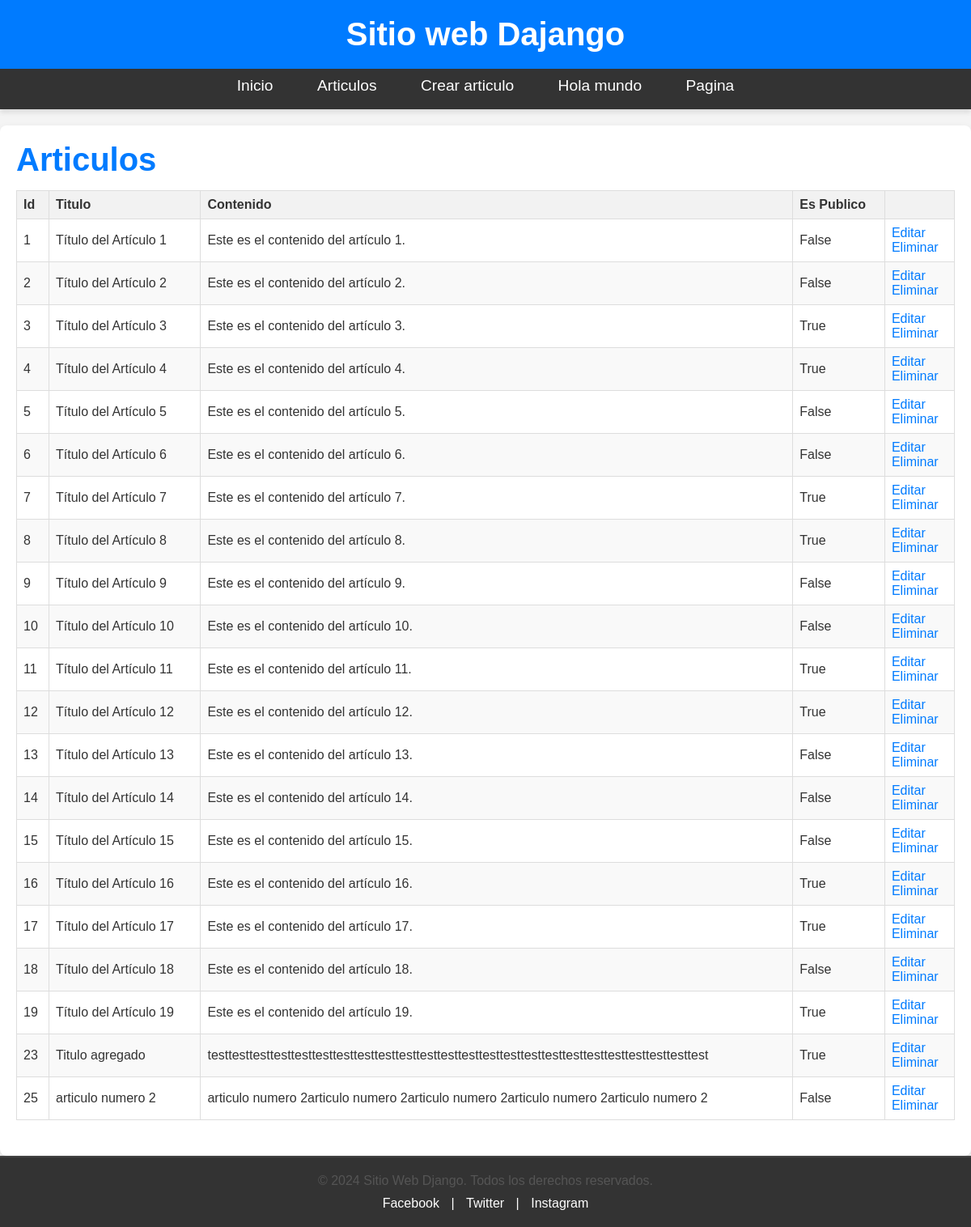
Page /list-articulo/ on the earlier database version.
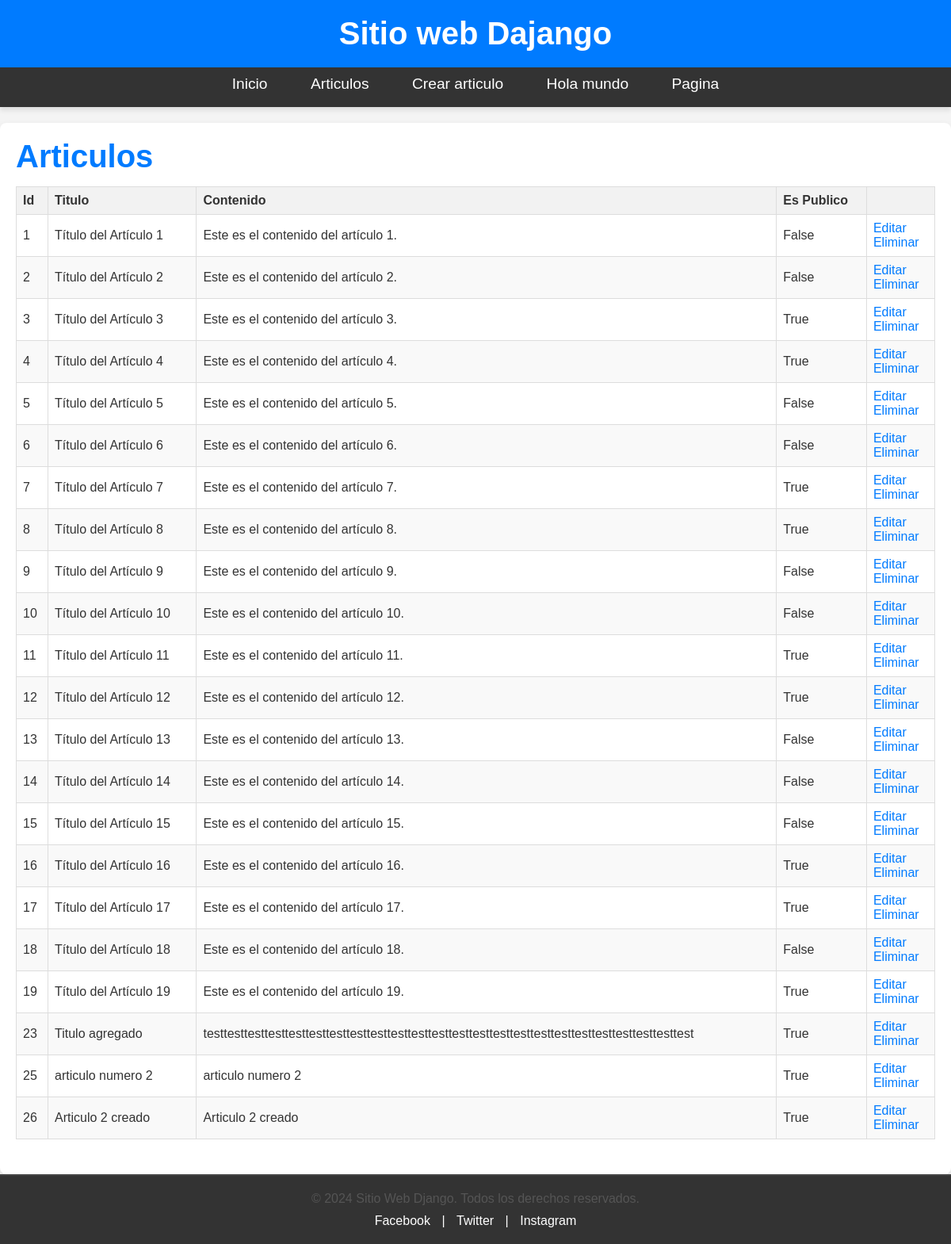
Same page on the later database version.
### myapp/models.py (models this page shows)
class Article(models.Model):
    title = models.CharField(max_length=200)
    content = models.TextField()
    public = models.BooleanField()
    img = models.ImageField(default='')
    created_at = models.DateTimeField(auto_now_add=True)
    updated_at = models.DateTimeField(auto_now=True)

### myapp/views.py (the view)
# urls.py: path('list-articulo/', myapp_views.list_articulos, name="listar_articulos"),
def list_articulos(request):
    articulos = Article.objects.all()
    return render(request, 'index_articulos.html', {'articulos': articulos})

### myapp/templates/index_articulos.html (shortened to what this page needs)
{% extends 'layout.html' %}
{% block content %}
    <h1>Articulos </h1>
    <table border="1">
        <thead>
            <tr>
                <th>Id</th>
                <th>Titulo</th>
                <th>Contenido</th>
                <th>Es Publico</th>
                <th></th>
            </tr>
        </thead>
        <tbody>
            {% for articulo in articulos %}
                <tr>
                    <td>{{ articulo.id }}</td>
                    <td>{{ articulo.title }}</td>
                    <td>{{ articulo.content }}</td>
                    <td>{{ articulo.public }}</td>
                    <td>
                        <a href="{% url 'update_artuculo' articulo_id=articulo.id %}">Editar</a>
                        <br>
                        <a href="{% url 'eliminar_articulo' articulo_id=articulo.id %}">Eliminar</a>
                    </td>
                </tr>
            {% empty %}
                <h3>No hay articulos</h3>
            {% endfor %}
        </tbody>
    </table>
{% endblock content %}

Differences in the rows shown:
changed Article "articulo numero 2": content "articulo numero 2articulo numero 2articulo numero 2articulo numero 2articulo numero 2" → "articulo numero 2"; public "False" → "True"
added Article: id "26", title "Articulo 2 creado", content "Articulo 2 creado", public "True"
